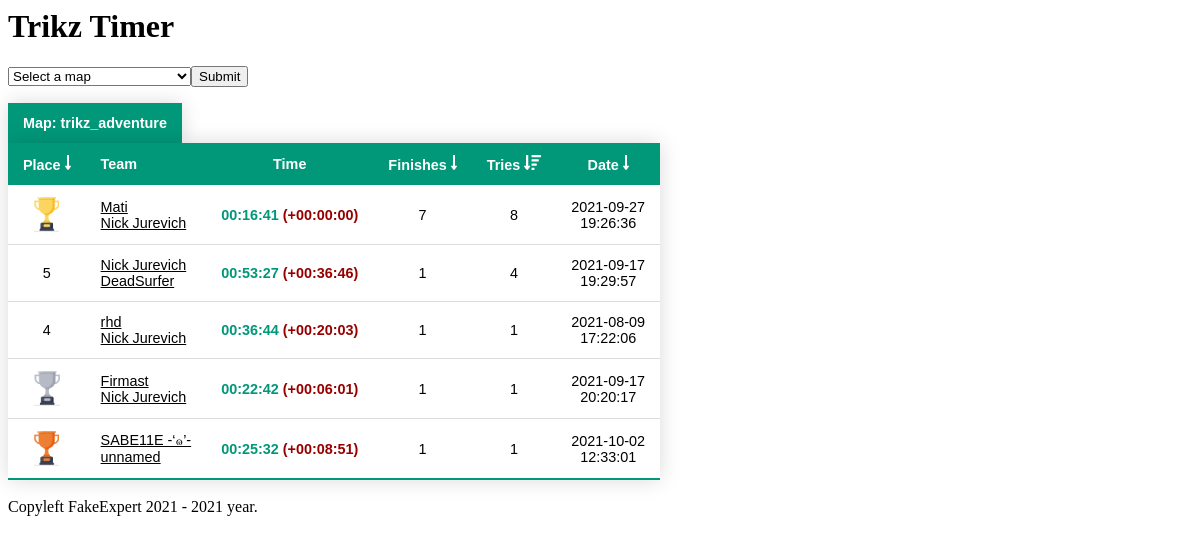
/web/index5.php?start=0&l=5, run on the app's committed database.
### tables this page shows
CREATE TABLE `records` (
  `id` int(11) NOT NULL AUTO_INCREMENT,
  `playerid` int(11) DEFAULT NULL,
  `partnerid` int(11) DEFAULT NULL,
  `time` float DEFAULT NULL,
  `finishes` int(11) DEFAULT NULL,
  `tries` int(11) DEFAULT NULL,
  `cp1` float DEFAULT NULL,
  `cp2` float DEFAULT NULL,
  `cp3` float DEFAULT NULL,
  `cp4` float DEFAULT NULL,
  `cp5` float DEFAULT NULL,
  `cp6` float DEFAULT NULL,
  `cp7` float DEFAULT NULL,
  `cp8` float DEFAULT NULL,
  `cp9` float DEFAULT NULL,
  `cp10` float DEFAULT NULL,
  `points` int(11) DEFAULT NULL,
  `map` varchar(192) DEFAULT NULL,
  `date` int(11) DEFAULT NULL,
  PRIMARY KEY (`id`)
);

CREATE TABLE `users` (
  `id` int(11) NOT NULL AUTO_INCREMENT,
  `username` varchar(64) DEFAULT NULL,
  `steamid` int(11) DEFAULT NULL,
  `geoipcode2` varchar(64) DEFAULT NULL,
  `firstjoin` int(11) DEFAULT NULL,
  `lastjoin` int(11) DEFAULT NULL,
  `points` int(11) DEFAULT NULL,
  PRIMARY KEY (`id`)
);

### web/index5.php (the view, shortened to what this page needs)
<html>
<body style="background-color:#ffffff">
	<h1>Trikz Timer</h1>
	<?php
		$db = mysqli_connect('78.84.184.120','fakeexpert','','fakeexpert') or die ('Error connecting to MySQL server.');
		echo "<form method=post><select id=submit name=submit><option>Select a map</option>";
		echo "</select><input type = submit value = Submit></form>";
		echo "<table class=styled-table><thead><tr><th>Map: $_SESSION[map]</th></tr></thead></table>";
	?>
	<table class="styled-table">
		<thead>
			<tr>
				<?php
					$page = basename($_SERVER['PHP_SELF']);
					if(isset($_GET['l']))
					{
						if($_GET['l'] == 1)
							echo "<th><center>Place <a href=$page?start=$_GET[start]&l=0><img src=/sort/sort-amount-down-solid_icon.png></a></center></th>";
						else if($_GET['l'] == 0)
							echo "<th><center>Place <a href=$page?start=0&l=1><img src=/sort/sort-amount-down-alt-solid_icon.png></a></center></th>";
						else
							echo "<th><center>Place <a href=$page?start=0&l=1><img src=/sort/sort-amount-down_icon.png></a></center></th>";
					}
					else
						echo "<th><center>Place <a href=$page?start=0&l=1><img src=/sort/sort-amount-down-alt-solid_icon.png></a></center></th>";
					echo "<th>Team</th>";
					echo "<th><center>Time</center></th>";
					if(isset($_GET['l']))
					{
						if($_GET['l'] == 3)
							echo "<th><center>Finishes <a href=$page?start=$_GET[start]&l=2><img src=/sort/sort-amount-down-solid_icon.png></a></center></th>";
						else if($_GET['l'] == 2)
							echo "<th><center>Finishes <a href=$page?start=$_GET[start]&l=3><img src=/sort/sort-amount-down-alt-solid_icon.png></a></center></th>";
						else
							echo "<th><center>Finishes <a href=$page?start=0&l=3><img src=/sort/sort-amount-down_icon.png></a></center></th>";
						if($_GET['l'] == 5)
							echo "<th><center>Tries <a href=$page?start=$_GET[start]&l=4><img src=/sort/sort-amount-down-solid_icon.png></a></center></th>";
						else if($_GET['l'] == 4)
							echo "<th><center>Tries <a href=$page?start=$_GET[start]&l=5><img src=/sort/sort-amount-down-alt-solid_icon.png></a></center></th>";
						else
							echo "<th><center>Tries <a href=$page?start=0&l=5><img src=/sort/sort-amount-down_icon.png></a></center></th>";
						if($_GET['l'] == 7)
							echo "<th><center>Date <a href=$page?start=$_GET[start]&l=6><img src=/sort/sort-amount-down-solid_icon.png></a></center></th>";
						else if($_GET['l'] == 6)
							echo "<th><center>Date <a href=$page?start=0&l=7><img src=/sort/sort-amount-down-alt-solid_icon.png></a></center></th>";
						else
							echo "<th><center>Date <a href=$page?start=0&l=7><img src=/sort/sort-amount-down_icon.png></a></center></th>";
					}
				?>
			</tr>
		</thead>
		<tbody>
		<?php
			if(isset($_GET['start']))
				$start = (int) $_GET['start'];
			else
				$start = 0;
			$limit = 10;
			if(isset($_GET['l']))
				$l = (int) $_GET['l'];
			else
				$l = 0;
			$query0 = "SELECT COUNT(*) FROM records WHERE map = '$_SESSION[map]'";
			$getSR = "SELECT time FROM records WHERE map = '$_SESSION[map]' ORDER BY time LIMIT 1";
			$queryRank = "SELECT @rownum := @rownum + 1 as rank, p.id FROM (SELECT @rownum := 0) v, (SELECT * FROM records WHERE map = '$_SESSION[map]' GROUP BY id ORDER BY time) p";
			if($l == 1)
				$query = "SELECT * FROM records WHERE map = '$_SESSION[map]' ORDER BY time DESC LIMIT $start, $limit";
			else if(!$l)
				$query = "SELECT * FROM records WHERE map = '$_SESSION[map]' ORDER BY time LIMIT $start, $limit";
			else if($l == 3)
				$query = "SELECT * FROM records WHERE map = '$_SESSION[map]' ORDER BY finishes DESC LIMIT $start, $limit";
			else if($l == 2)
				$query = "SELECT * FROM records WHERE map = '$_SESSION[map]' ORDER BY finishes LIMIT $start, $limit";
			else if($l == 5)
				$query = "SELECT * FROM records WHERE map = '$_SESSION[map]' ORDER BY tries DESC LIMIT $start, $limit";
			mysqli_query($db, $queryRank) or die('Error querying database. [1rank]');
			mysqli_query($db, $query) or die('Error querying database. [1]');
			mysqli_query($db, $getSR) or die('Error querying database. [getSR]');
			mysqli_query($db, $query0) or die('Error querying database. [2]');
			$result = mysqli_query($db, $query);
			$resultGetSR = mysqli_query($db, $getSR);
			$rowGetSR = mysqli_fetch_array($resultGetSR);
			$serverRecord = 0;
			while($row = mysqli_fetch_assoc($result))
			{
				$resultRank = mysqli_query($db, $queryRank);
				while($rank = mysqli_fetch_assoc($resultRank))
					if($rank['id'] == $row['id'])
						break;
				$query2 = "SELECT username FROM users WHERE steamid = $row[playerid]";
				mysqli_query($db, $query2) or die('Error querying in table. [3]');
				$result2 = mysqli_query($db, $query2);
				$row2 = mysqli_fetch_array($result2);
				$query3 = "SELECT username FROM users WHERE steamid = $row[partnerid]";
				mysqli_query($db, $query3) or die('Error querying in table. [4]');
				$result3 = mysqli_query($db, $query3);
				$row3 = mysqli_fetch_array($result3);
				$hours = floor($row['time'] / 3600);
				$mins = floor($row['time'] / 60 % 60);
				$secs = floor($row['time'] % 60);
				$time = sprintf("%02d:%02d:%02d", $hours, $mins, $secs);
				if(!$serverRecord)
					$serverRecord = $rowGetSR['time'];
				$timeDiff = $row['time'] - $serverRecord;
				$timeDiffHours = floor($timeDiff / 3600);
				$timeDiffMins = floor($timeDiff / 60 % 60);
				$timeDiffSecs = floor($timeDiff % 60);
				$timeDiffFormated = sprintf("%02d:%02d:%02d", $timeDiffHours, $timeDiffMins, $timeDiffSecs);
				$formatedDateYmd = date("Y-m-d", $row["date"]);
				$formatedDateHis = date("H:i:s", $row['date']);
				$stamid64beforefirstuser = 76561197960265728;
				$player1steamid64 = $stamid64beforefirstuser + $row['playerid'];
				$player2steamid64 = $stamid64beforefirstuser + $row['partnerid'];
				if($rank['rank'] == 1)
					echo "<tr><td><center><img src=/topplace/gold_icon.png></center></td><td><a href=https://steamcommunity.com/profiles/$player1steamid64 target=_blank rel='noopener noreferrer' style=color:#000000>$row2[username]</a><br><a href=https://steamcommunity.com/profiles/$player2steamid64 target=_blank rel='noopener noreferrer' style=color:#000000>$row3[username]</a></td><td class=active-row><center>$time <font color=#980000>(+$timeDiffFormated)</font></center></td><td><center>$row[finishes]</center></td><td><center>$row[tries]</center></td><td><center>$formatedDateYmd<br>$formatedDateHis</center></td></tr>";
				else if($rank['rank'] == 2)
					echo "<tr><td><center><img src=/topplace/silver_icon.png></center></td><td><a href=https://steamcommunity.com/profiles/$player1steamid64 target=_blank rel='noopener noreferrer' style=color:#000000>$row2[username]</a><br><a href=https://steamcommunity.com/profiles/$player2steamid64 target=_blank rel='noopener noreferrer' style=color:#000000>$row3[username]</a></td><td class=active-row><center>$time <font color=#980000>(+$timeDiffFormated)</font></center></td><td><center>$row[finishes]</center></td><td><center>$row[tries]</center></td><td><center>$formatedDateYmd<br>$formatedDateHis</center></td></tr>";
				else if($rank['rank'] == 3)
					echo "<tr><td><center><img src=/topplace/bronze_icon.png></center></td><td><a href=https://steamcommunity.com/profiles/$player1steamid64 target=_blank rel='noopener noreferrer' style=color:#000000>$row2[username]</a><br><a href=https://steamcommunity.com/profiles/$player2steamid64 target=_blank rel='noopener noreferrer' style=color:#000000>$row3[username]</a></td><td class=active-row><center>$time <font color=#980000>(+$timeDiffFormated)</font></center></td><td><center>$row[finishes]</center></td><td><center>$row[tries]</center></td><td><center>$formatedDateYmd<br>$formatedDateHis</center></td></tr>";
				else
					echo "<tr><td><center>$rank[rank]</center></td><td><a href=https://steamcommunity.com/profiles/$player1steamid64 target=_blank rel='noopener noreferrer' style=color:#000000>$row2[username]</a><br><a href=https://steamcommunity.com/profiles/$player2steamid64 target=_blank rel='noopener noreferrer' style=color:#000000>$row3[username]</a></td><td class=active-row><center>$time <font color=#980000>(+$timeDiffFormated)</font></center></td><td><center>$row[finishes]</center></td><td><center>$row[tries]</center></td><td><center>$formatedDateYmd<br>$formatedDateHis</center></td></tr>";
			}
		?>
	</tbody>
	</table>
	<?php
		$year = date("Y");
		echo "<br>Copyleft FakeExpert 2021 - $year year.";
	?>
</body>
</html>

### web/index5.php (style rules this page uses)
.styled-table { border-collapse: collapse; font-size: 0.9em; font-family: sans-serif; min-width: 64px; box-shadow: 0 0 20px rgba(0, 0, 0, 0.15); }
.styled-table thead tr { background-color: #009879; color: #ffffff; text-align: left; }
.styled-table th, .styled-table td { text-align: left; padding: 12px 15px; }
.styled-table tbody tr { background-color: #ffffff; border-bottom: 1px solid #dddddd; }
.styled-table tbody tr:last-of-type { border-bottom: 2px solid #009879; }
.styled-table tbody td.active-row { font-weight: bold; color: #009879; }

### data on the page
records: users.username "Mati", users.username "Nick Jurevich", time "00:16:41", time "00:00:00", finishes "7", tries "8", date "2021-09-27", date "19:26:36"
records: rank "5", users.username "Nick Jurevich", users.username "DeadSurfer", time "00:53:27", timeDiffFormated "00:36:46", finishes "1", tries "4", date "2021-09-17", date "19:29:57"
records: rank "4", users.username "rhd", users.username "Nick Jurevich", time "00:36:44", timeDiffFormated "00:20:03", finishes "1", tries "1", date "2021-08-09", date "17:22:06"
records: users.username "Firmast", users.username "Nick Jurevich", time "00:22:42", timeDiffFormated "00:06:01", finishes "1", tries "1", date "2021-09-17", date "20:20:17"
records: users.username "SABE11E -‘๑’-", users.username "unnamed", time "00:25:32", timeDiffFormated "00:08:51", finishes "1", tries "1", date "2021-10-02", date "12:33:01"

### other printed values
$_SESSION[map] "trikz_adventure"
